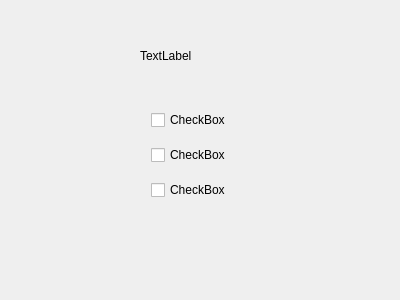
<?xml version="1.0" encoding="UTF-8"?>
<ui version="4.0">
 <class>BatchPrint</class>
 <widget class="QDialog" name="BatchPrint">
  <property name="geometry">
   <rect>
    <x>0</x>
    <y>0</y>
    <width>400</width>
    <height>300</height>
   </rect>
  </property>
  <property name="windowTitle">
   <string>BatchPrint</string>
  </property>
  <widget class="QLabel" name="label">
   <property name="geometry">
    <rect>
     <x>140</x>
     <y>40</y>
     <width>91</width>
     <height>31</height>
    </rect>
   </property>
   <property name="text">
    <string>TextLabel</string>
   </property>
  </widget>
  <widget class="QWidget" name="">
   <property name="geometry">
    <rect>
     <x>140</x>
     <y>90</y>
     <width>131</width>
     <height>131</height>
    </rect>
   </property>
   <layout class="QVBoxLayout" name="verticalLayout">
    <item>
     <widget class="QCheckBox" name="checkBox">
      <property name="text">
       <string>CheckBox</string>
      </property>
     </widget>
    </item>
    <item>
     <widget class="QCheckBox" name="checkBox_2">
      <property name="text">
       <string>CheckBox</string>
      </property>
     </widget>
    </item>
    <item>
     <widget class="QCheckBox" name="checkBox_3">
      <property name="text">
       <string>CheckBox</string>
      </property>
     </widget>
    </item>
   </layout>
  </widget>
 </widget>
 <layoutdefault spacing="6" margin="11"/>
 <resources/>
 <connections/>
</ui>
